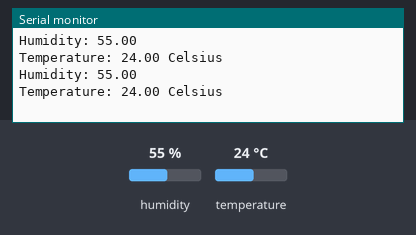
Bench run of a sketch on a simulated Arduino Uno, built with avr-gcc and run on an emulated ATmega328P. Shown: the last lines printed to the serial monitor. The inputs (shaded band) are chosen by the test bench; at power-on: humidity 55 %, temperature 24 °C.

Above: at 4.8 s.
4.9 s: humidity set to 22 %
At 7.0 s:
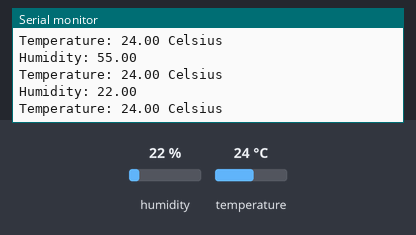
7.9 s: temperature set to 12 °C
At 8.8 s:
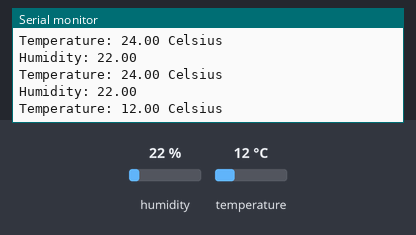
10.9 s: humidity set to 40 %
At 13.5 s:
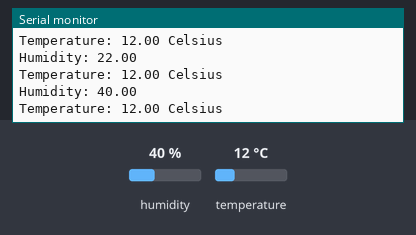
Timing chart, 0 to 15.0 s (numbered marks = the images above; inputs shaded):
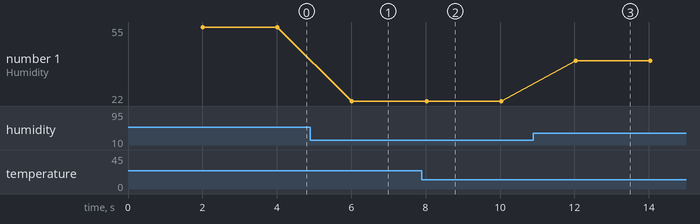

Measured:
- after the input at 4.9 s, the serial monitor: prints a new line after 1.1 s (image 1)
- after the input at 7.9 s, the serial monitor: prints a new line after 0.14 s (image 2)
- after the input at 10.9 s, the serial monitor: prints a new line after 1.1 s (image 3)
- plotted number 1: 55 → 22 after the input at 4.9 s, 22 → 40 after the input at 10.9 s

The sketch:

Temperature_and_Humidity_Monitoring_With_Arduino_Uno_R3.ino
```cpp
  #include <DHT.h>; // Import the library of the DHT sensor

  #define SENSORPIN 12     // The sensor pin to which we are connecting in the arduino = Pin no. 12
  #define SENSORTYPE DHT22   // The DHT sensor model we are using = DHT22
  DHT dht(SENSORPIN, SENSORTYPE); // Define the model and pin number of the dht sensor

  float humidity;    //Variable for storing humidity
  float temperature; //Variable for storing temperature

  void setup()
  {
    Serial.begin(9600);
    Serial.println("Starting to measure the humidity and temperature...");
    dht.begin();  //Starting the DHT22 sensor
  }

  void loop()
  {
      delay(2000); //delay of 2 seconds
      //Read data from the sensor and store it to variables humidity and temperature
      humidity = dht.readHumidity();
      temperature = dht.readTemperature();
      //Print the values of humidity and temperature in the serial monitor
      Serial.print("Humidity: ");
      Serial.println(humidity);
      Serial.print("Temperature: ");
      Serial.print(temperature);
      Serial.println(" Celsius");
  }
```
